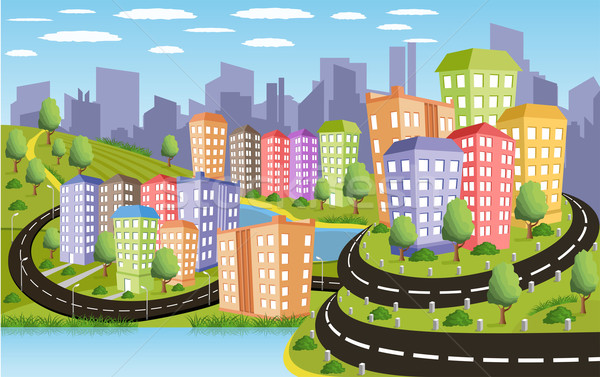
#> input picture oras.jpg, 600 x 377 px; its folder holds only this picture in this run
$ python -i proiect.py   (imports and definitions only)   (older library calls are emulated)
#> lines starting #> are read from the running program, lines starting #| are printed output that depends on the picture; after the words box and inside, x2 and y2 are one past the last pixel; in counts of white or black regions, pixels touching at a corner belong together
import os
import tkinter as tk
from tkinter import ttk, filedialog
import cv2
import numpy as np
import matplotlib.pyplot as plt
import time

def select_image():
    file_path = filedialog.askopenfilename(
        title="Selectează imaginea",
        filetypes=[("Image Files", "*.jpg;*.png;*.bmp;*.tiff;*.jpeg")]
    )
#> the answer given: oras.jpg
    return file_path


# [27 lines left out: functions show_plot_in_cv2, laborator_1, not called in this run]
def laborator_2():
    image_path = select_image()
    if not image_path:
        print("Nicio imagine selectată.")
        return

    directory = r'C:/Users/alex_/Desktop/pi'
    img = cv2.imread(image_path)
#> img is the input picture: shape (377, 600, 3); mean B, G, R 146.7, 168.2, 156.6
    if img is None:
        print("Imaginea nu există sau formatul este invalid.")
        return

    gray = cv2.cvtColor(img, cv2.COLOR_BGR2GRAY)
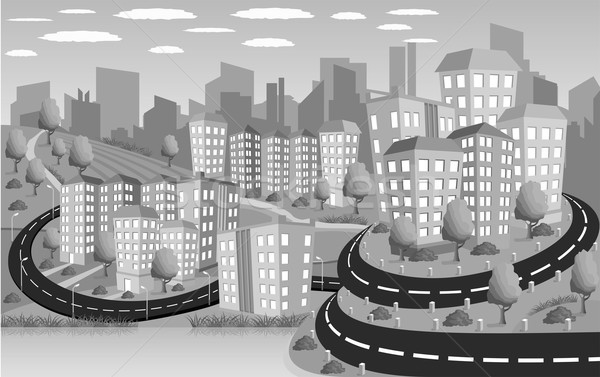
#> gray: shape (377, 600); min 0, max 255, mean 162.3
    (thresh, BlackAndWhiteImage) = cv2.threshold(gray, 127, 255, cv2.THRESH_BINARY)
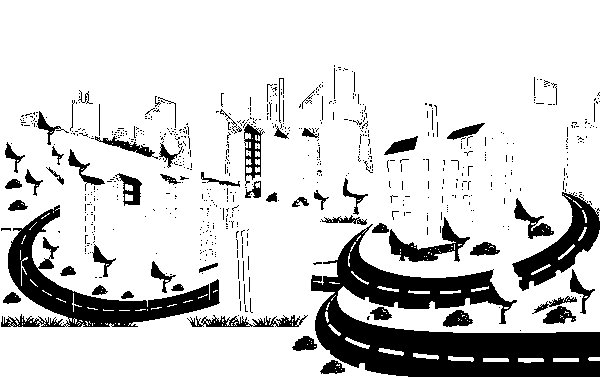
#> BlackAndWhiteImage: shape (377, 600); 82.2% white; 685 black regions (620 under 20 px), largest, box (x1, y1, x2, y2) and area: (311, 224, 600, 377) 17754, (1, 205, 220, 327) 6899, (512, 192, 600, 291) 2926
    hsvImage = cv2.cvtColor(img, cv2.COLOR_BGR2HSV)
#> hsvImage: shape (377, 600, 3); mean H, S, V 66.8, 103.4, 192.4
    cv2.imshow('Original Image', img)
    cv2.imshow('Gray Image', gray)
    cv2.imshow('Black & White Image', BlackAndWhiteImage)
    cv2.imshow('HSV Image', hsvImage)

    def show_gray_histogram():
        histogram = cv2.calcHist([gray], [0], None, [256], [0, 256])
#> histogram = 256 values, max 9148 at index 43, min 12 at index 7, mean 883.6
        hist_img = np.zeros((300, 512, 3), dtype=np.uint8)
        cv2.normalize(histogram, histogram, 0, 300, cv2.NORM_MINMAX)
        for x in range(1, 256):
            cv2.line(hist_img,
                     (int((x-1)*2), 300 - int(histogram[x-1])),
                     (int(x*2), 300 - int(histogram[x])),
                     (255, 255, 255), thickness=1)
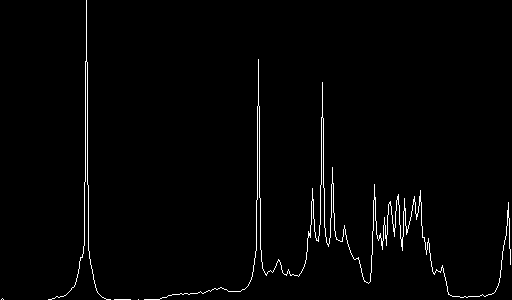
#> hist_img: shape (300, 512, 3); 1.7% white in thin lines or dots
        cv2.imshow("Histogramă Grayscale", hist_img)

    def show_color_histogram():
        hist_img = np.zeros((300, 512, 3), dtype=np.uint8)
        colors = ('b', 'g', 'r')
        for i, col in enumerate(colors):
            histogram = cv2.calcHist([img], [i], None, [256], [0, 256])
            cv2.normalize(histogram, histogram, 0, 300, cv2.NORM_MINMAX)
            for x in range(1, 256):
                cv2.line(hist_img,
                         (int((x-1)*2), 300 - int(histogram[x-1])),
                         (int(x*2), 300 - int(histogram[x])),
                         (255 if col == 'b' else 0, 255 if col == 'g' else 0, 255 if col == 'r' else 0), thickness=1)
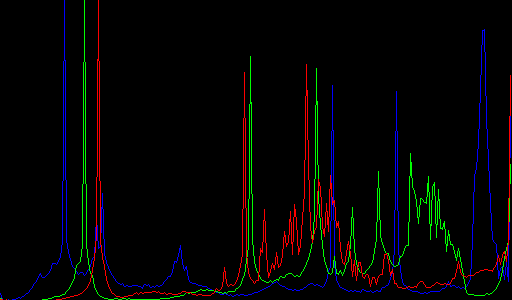
#> hist_img: shape (300, 512, 3); mean B, G, R 4, 4.2, 4.5
        cv2.imshow("Histograma Color", hist_img)

    show_gray_histogram()
    show_color_histogram()
    os.makedirs(directory, exist_ok=True)
    os.chdir(directory)
    cv2.imwrite('SavedFlower_Gray.jpg', gray)
    cv2.imwrite('SavedFlower_BW.jpg', BlackAndWhiteImage)
    cv2.imwrite('SavedFlower_HSV.jpg', hsvImage)
    print('Imagini salvate cu succes.')
    key = cv2.waitKey(0)
#> (key Esc is pressed here)
    if key == 27:
        cv2.destroyAllWindows()

# [52 lines left out: functions laborator_3, contur_extragere, gaussian_blur, umplere_regiuni, not called in this run]


def bidimensional_filter(image, kernel):
    return cv2.filter2D(image, -1, kernel)


# [94 lines left out: functions show_images, laborator_4, laborator_5, not called in this run]


####lab6

from collections import deque

# [424 lines left out: functions connected_components_bfs, connected_components_two_pass, laborator_6, laborator_7, laborator_7_button, tema_1 and 3 more, not called in this run]


# [4 lines not run here, left out]

# [1 line that did not run here, left out]
# [1 line not run here, left out]

# [7 lines that did not run here, left out]
# [1 line not run here, left out]


###tema5
# [110 lines left out: functions create_binary_image, contour_following, direction_offset, chain_code, overlay_contours, tema_5 and 1 more, not called in this run]


# [1 line that did not run here, left out]
# [2 lines not run here, left out]


# [1 line that did not run here, left out]
# [1 line not run here, left out]


# [7 lines that did not run here, left out]
# [1 line not run here, left out]

# [4 lines that did not run here, left out]
# [1 line not run here, left out]

# [4 lines that did not run here, left out]
# [1 line not run here, left out]

######BUTOANE#######
# [7 lines that did not run here, left out]
# [1 line not run here, left out]

# [7 lines that did not run here, left out]
# [1 line not run here, left out]

# [7 lines that did not run here, left out]
# [1 line not run here, left out]

# [7 lines that did not run here, left out]
# [1 line not run here, left out]

# [7 lines that did not run here, left out]
# [1 line not run here, left out]

# [7 lines that did not run here, left out]
# [1 line not run here, left out]
# [7 lines that did not run here, left out]
# [1 line not run here, left out]
############### Butoane Teme Laborator
# [7 lines that did not run here, left out]
# [1 line not run here, left out]

# [7 lines that did not run here, left out]
# [1 line not run here, left out]

# [7 lines that did not run here, left out]
# [1 line not run here, left out]

# [7 lines that did not run here, left out]
# [1 line not run here, left out]

# [7 lines that did not run here, left out]
# [2 lines not run here, left out]

>>> result = laborator_2()

$ run again, on floaree.png
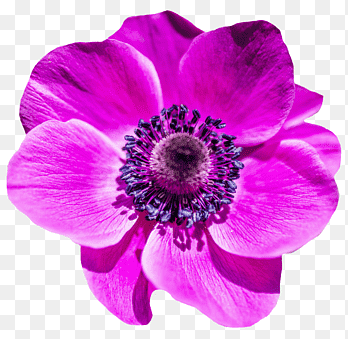
#> input picture floaree.png, 348 x 339 px
#> in laborator_2, img is the input picture: shape (339, 348, 3); mean B, G, R 214, 119.1, 217.6
#> in laborator_2, `(thresh, BlackAndWhiteImage) = cv2.threshold(gray, 127, 255, cv2.THRES..`:
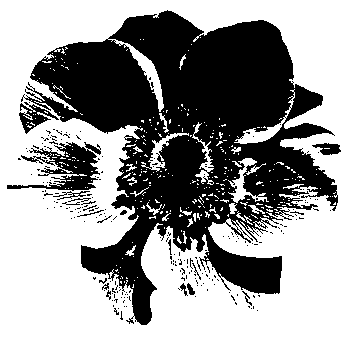
#> BlackAndWhiteImage: shape (339, 348); 58.7% white; 233 black regions (215 under 20 px), largest, box (x1, y1, x2, y2) and area: (21, 10, 338, 325) 44942, (7, 142, 101, 191) 1942, (19, 102, 59, 134) 468
#> hsvImage: shape (339, 348, 3); mean H, S, V 98.4, 129, 219.4
#> histogram = 256 values, max 20690 at index 255, min 0 at index 0, mean 460.8
#> after the loop in show_color_histogram, `for i, col in enumerate(colors):`:
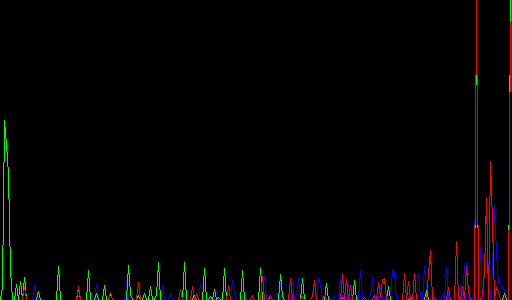
#> hist_img: shape (300, 512, 3); mean B, G, R 1.8, 2.2, 3.6
